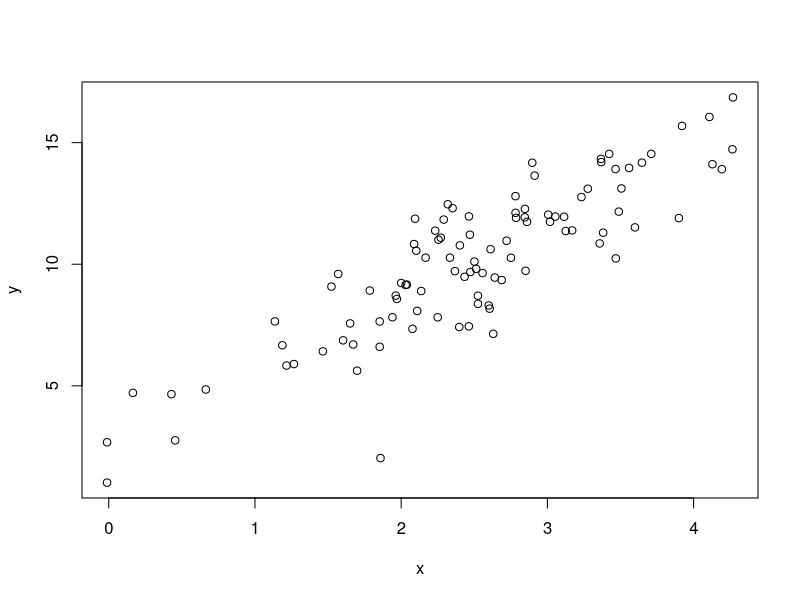

Reproduce this figure in R. (Note: this script raises an error after producing the figure.)
set.seed(42)
rnorm(100, mean=10,sd=3)->y 
rnorm(100, mean=0.25*y,sd=0.5)->x

plot(y~x)
ci.lm(lm(y~x))
ci.lm(lm(y~x), interval="prediction", border="grey", col=NA)

###now get information necessary for manual parametric CI and PI calculation
lm(y~x)->model

cl<-0.9 ##set confidence interval width
x_<-seq(0,4,0.1)

##CI and PI
est_p<-coef(model)[1]+x_*coef(model)[2] # point estimate

t_crit_lwr<-qt((1-cl)/2,summary(model)$df[2]) # critical t value
t_crit_upr<-qt(1-(1-cl)/2,summary(model)$df[2]) # critical t value

see<-summary(model)$sigma #residual standard error (SEE)

mean(x)->xmean
var(x)->xvar
length(resid(model))->n

etc_CI<-(1/n+(x_-xmean)^2/((n-1)*xvar))^0.5
etc_PI<-(1+1/n+(x_-xmean)^2/((n-1)*xvar))^0.5

est_p+t_crit_upr*see*etc_CI->upr
est_p+t_crit_lwr*see*etc_CI->lwr

est_p+t_crit_upr*see*etc_PI->uprPI
est_p+t_crit_lwr*see*etc_PI->lwrPI

lines(upr~x_,col="red")
lines(uprPI~x_,col="red")


